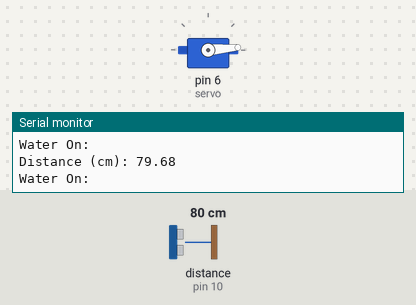
Simulated run of this sketch. Board: Arduino Uno, built with avr-gcc and run on an emulated ATmega328P. Parts: servo, the last lines printed to the serial monitor. Wiring (inferred from the names in the program): ultrasonic range finder: trigger pin 9; echo pin 10. The inputs (shaded band) are chosen by the test bench; at power-on: distance to the obstacle (sensor on pin 10) 80 cm. The echo pulse lasts 58.3 µs per cm.

Above: at 1.2 s.
1.3 s: distance to the obstacle (sensor on pin 10) set to 2 cm
At 1.6 s:
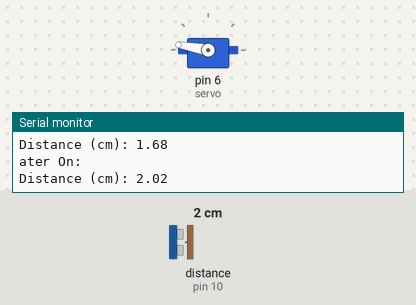
2.8 s: distance to the obstacle (sensor on pin 10) set to 18 cm
At 3.5 s:
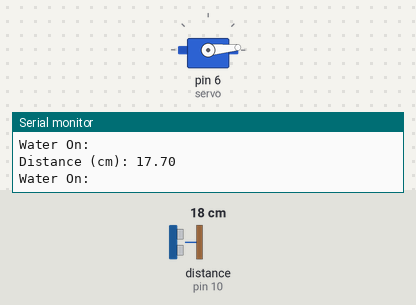
4.3 s: distance to the obstacle (sensor on pin 10) set to 4 cm
At 5.7 s:
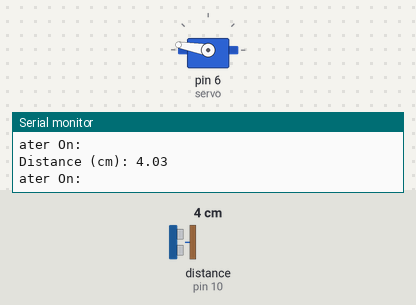
Timing chart, 0 to 7.3 s (numbered marks = the images above; inputs shaded):
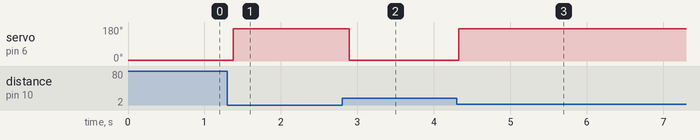

Measured:
- after the input at 1.3 s, servo on pin 6 (servo): 5° → 170° after 0.08 s
- after the input at 2.8 s, servo on pin 6 (servo): 170° → 5° after 0.10 s
- after the input at 4.3 s, servo on pin 6 (servo): 5° → 170° at once

The sketch:

touchless_fountain.ino
```cpp
#include <Servo.h>

//Pins for the ultrasonic sensor
const int trigPin = 9; //Ping pin
const int echoPin = 10; //Echo pin

//Speed of sound in cm/microseconds
const float speedSoundPerMicrosec = 0.0343;

float duration; //Elapsed time for each, in mircrosecs
float distance; //Calculated distance to object in cm

//Positions of the servo
const int waterOnPos = 170;
const int waterOffPos = 5;

//Boolean that stores the current state of the servo
boolean isWaterOn = false;

//Distance threshold to turn on water
const float distanceThreshold = 10; //e.g.  10 cm

//Servo to control the knob
Servo servo;


void setup() {
  //Set up the pins used
  pinMode(trigPin, OUTPUT);
  pinMode(echoPin, INPUT);

  //Set up the servo on pin 6
  servo.attach(6);

  //Initially set up the servo to the off position
  servo.write(waterOffPos);

  Serial.begin(9600);

}


void loop() {
  //Send 8 cycle ping
  sendUltrasonicPing();

  //Time the duration that sound waves hit the reciever
  duration = pulseIn(echoPin, HIGH);

  //Distance in centimeters
  distance = calculateDistanceToObject();

  if(distance <= distanceThreshold && !isWaterOn){
    servo.write(waterOnPos);
    isWaterOn = true;
  } else if (distance > distanceThreshold && isWaterOn){
    servo.write(waterOffPos);
    isWaterOn = false;
  }


  Serial.print("Distance (cm): ");
  Serial.println(distance);
  Serial.println("Water On: " + isWaterOn);
  delay(100);

}

float calculateDistanceToObject(){
  //distance = speed * time
  //Divided by 2 because wave goes there and back
  return (duration * speedSoundPerMicrosec)/2;
}


void sendUltrasonicPing(){
  digitalWrite(trigPin, LOW);
  delayMicroseconds(2);
  digitalWrite(trigPin, HIGH);
  delayMicroseconds(10);
  digitalWrite(trigPin, LOW);
}
```
